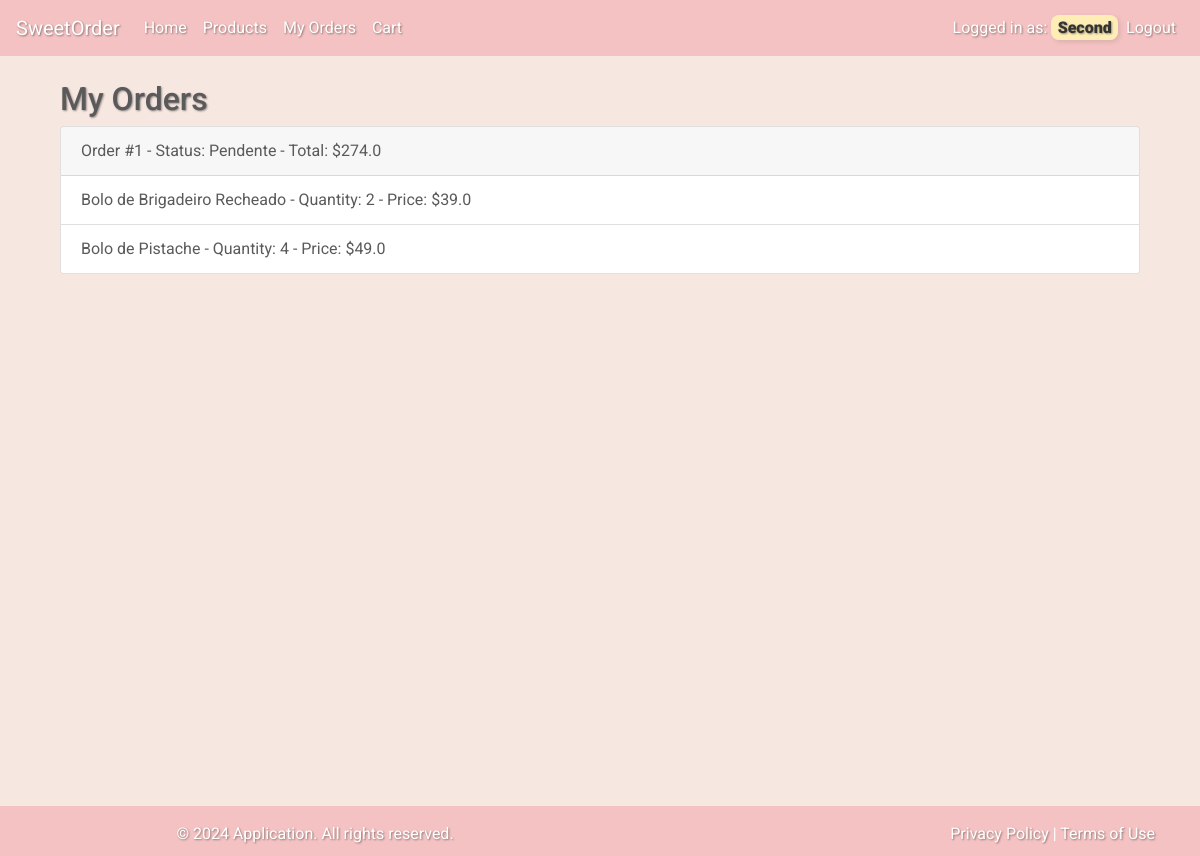
The app's page /my_orders (signed in), older data.
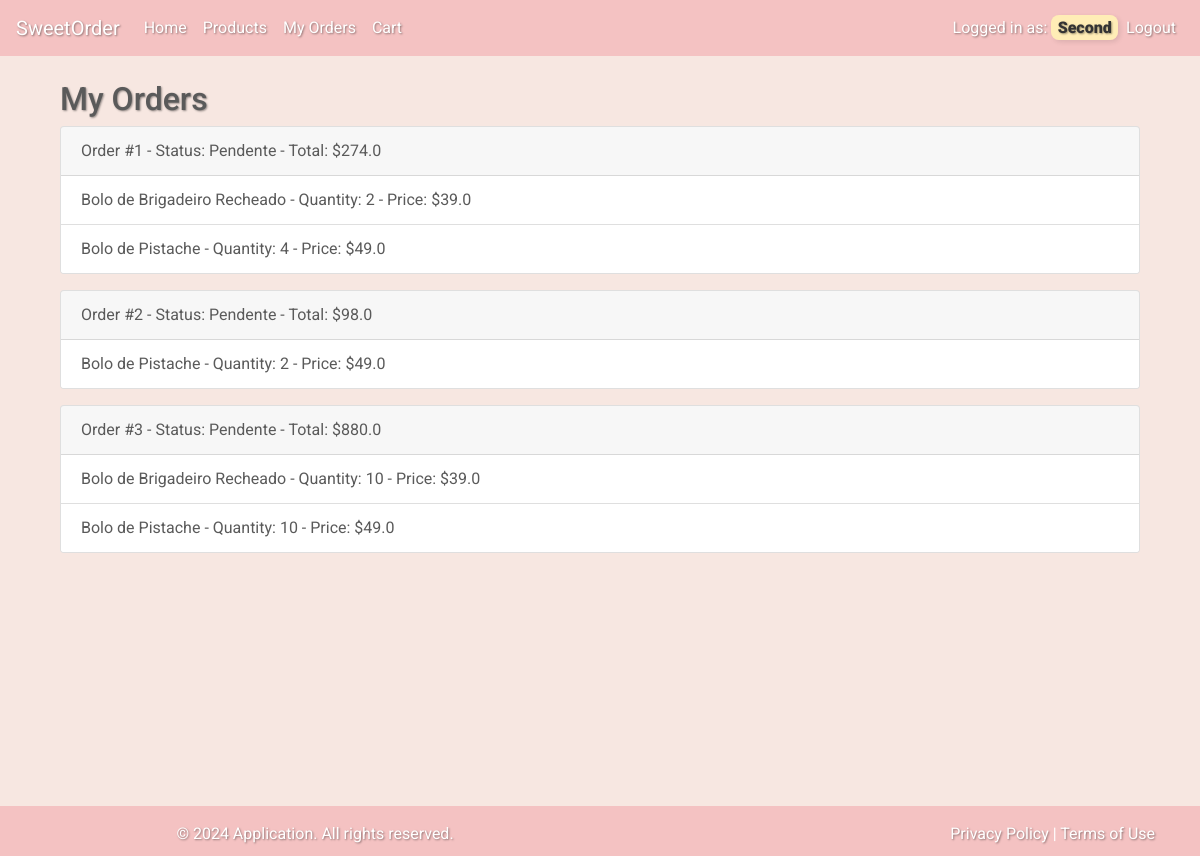
The same page, newer data.
### app/models.py (models this page shows)
class User(db.Model, UserMixin):
    id = db.Column(db.Integer, primary_key=True)
    first_name = db.Column(db.String(150))
    last_name = db.Column(db.String(150))
    cpf = db.Column(db.String(12))
    email = db.Column(db.String(150), unique=True)
    password = db.Column(db.String(150))
    birth_date = db.Column(db.String(20))
    adress = db.Column(db.String(250))
    phone = db.Column(db.String(12))
    admin = db.Column(db.Boolean, default=False)

class Order(db.Model):
    id = db.Column(db.Integer, primary_key=True)
    user_id = db.Column(db.Integer, db.ForeignKey('user.id'), nullable=False)
    status = db.Column(db.String(20), nullable=False, default='Pending')
    items = db.relationship('OrderItem', backref='order', lazy=True)
    total = db.Column(db.Float, nullable=False)

class OrderItem(db.Model):
    id = db.Column(db.Integer, primary_key=True)
    order_id = db.Column(db.Integer, db.ForeignKey('order.id'), nullable=False)
    product_id = db.Column(db.Integer, db.ForeignKey('product.id'), nullable=False)
    quantity = db.Column(db.Integer, nullable=False)
    product = db.relationship('Product')

class Product(db.Model):
    id = db.Column(db.Integer, primary_key=True)
    name = db.Column(db.String(100), nullable=False)
    description = db.Column(db.String(200), nullable=False)
    price = db.Column(db.Float, nullable=False)
    image = db.Column(db.String(5000), nullable=False)

### app/auth.py (the view)
@auth.route('/my_orders')
@login_required
def my_orders():
    orders = Order.query.filter_by(user_id=current_user.id).all()
    return render_template('my_orders.html', orders=orders)

### app/__init__.py (called while the page is built)
def create_app():
    app = Flask(__name__)
    app.config['SECRET_KEY'] = 'secretkey'
    app.config['SQLALCHEMY_DATABASE_URI'] = f'sqlite:///{DB_NAME}'
    db.init_app(app)
    from .views import views
    from .auth import auth
    app.register_blueprint(views, url_prefix='/')
    app.register_blueprint(auth, url_prefix='/')
    from .models import User, Product, Order
    create_database(app)
    login_manager = LoginManager()
    login_manager.login_view = 'auth.login'
    login_manager.init_app(app)
    @login_manager.user_loader
    def load_user(id):
        return User.query.get(int(id))
    return app

### app/templates/my_orders.html (shortened to what this page needs)
{% extends "base.html" %}
{% block content %}
<div class="container">
    <h2>My Orders</h2>
    {% for order in orders %}
    <div class="card mb-3">
        <div class="card-header">
            Order #{{ order.id }} - Status: {{ order.status }} - Total: ${{ order.total }}
        </div>
        <ul class="list-group list-group-flush">
            {% for item in order.items %}
            <li class="list-group-item">
                {{ item.product.name }} - Quantity: {{ item.quantity }} - Price: ${{ item.product.price }}
            </li>
            {% endfor %}
        </ul>
    </div>
    {% endfor %}
</div>
{% endblock %}

### app/templates/base.html (shortened to what this page needs)
<!doctype html>
<html lang="en">
    <head>
        <link href="https://stackpath.bootstrapcdn.com/bootstrap/4.5.2/css/bootstrap.min.css" rel="stylesheet">
        <link href="{{ url_for('static', filename='css/custom.css') }}" rel="stylesheet">
    </head>
    <body>
        <nav class="navbar navbar-expand-lg navbar-custom">
            <a class="navbar-brand">SweetOrder</a>
            <div class="collapse navbar-collapse" id="navbarNav">
                <ul class="navbar-nav mr-auto">
                    <li class="nav-item">
                        <a class="nav-link" href="{{ url_for('views.home') }}">Home</a>
                    </li>
                    <li class="nav-item">
                        <a class="nav-link" href="{{ url_for('auth.products') }}">Products</a>
                    </li>
                    {% if not current_user.admin %}
                    <li class="nav-item">
                        <a class="nav-link" href="{{ url_for('auth.my_orders') }}">My Orders</a>
                    </li>
                    <li class="nav-item">
                        <a class="nav-link" href="{{ url_for('auth.cart') }}">Cart</a>
                    </li>
                    {% endif %}
                </ul>
                <ul class="navbar-nav">
                    {% if current_user.is_authenticated %}
                    <li class="nav-item">
                        <span class="navbar-text">
                            <a>Logged in as: <mark><b> {{ current_user.first_name }} </b></mark></a>
                        </span>
                    </li>
                    <li class="nav-item">
                        <a class="nav-link" href="{{ url_for('auth.logout') }}">Logout</a>
                    </li>
                    {% endif %}
                </ul>
            </div>
        </nav>
        <div class="d-flex flex-column min-vh-100">
            <div class="container mt-4 mb-auto">
                {% block content %}{% endblock %}
            </div>
        </div>
        <footer class="footer-custom mt-auto py-3">
            <div class="container">
                <div class="row">
                    <div class="col-md-6">
                        <p>&copy; 2024 Application. All rights reserved.</p>
                    </div>
                    <div class="col-md-6 text-right">
                        <a href="#">Privacy Policy</a> | <a href="#">Terms of Use</a>
                    </div>
                </div>
            </div>
        </footer>
    </body>
</html>

### app/static/css/custom.css (style rules this page uses)
html, body { height: 100%; margin: 0; }
.container { min-height: 100%; display: flex; flex-direction: column; }
.container .row { flex-grow: 1; }
a, h1, h2, h3, h4, h5, h6, p, th, td { text-shadow: 1px 1px 2px rgba(0, 0, 0, 0.4); }
mark { background-color: #ffedb6; color: #333; border-radius: 8px; padding: 0.2em 0.4em; box-shadow: 2px 2px 5px rgba(0, 0, 0, 0.1); font-weight: bold; }
.container { padding-bottom: 50px; }
body { font-family: 'Roboto', sans-serif; background-color: #f7e7e1; color: #5a5a5a; }
.navbar-custom { background-color: #f4c2c2; color: #ffffff; }
.navbar-custom .navbar-brand, .navbar-custom .nav-link, .navbar-custom .navbar-text { color: #ffffff; }
footer { position: relative; bottom: 0; width: 100%; height: 50px; background-color: #f8f9fa; text-align: center; padding: 10px; }
.footer-custom { background-color: #f4c2c2; color: #ffffff; padding: 20px 0; position: fixed; width: 100%; bottom: 0; }
.footer-custom a { color: #ffffff; text-decoration: none; }

Row changes from the older to the newer data that the page shows:
added Order: id "2", status "Pendente", total "98.0"
added OrderItem: product.name "Bolo de Pistache", quantity "2", product.price "49.0"
added Order: id "3", status "Pendente", total "880.0"
added OrderItem: product.name "Bolo de Brigadeiro Recheado", quantity "10", product.price "39.0", shown under "3"
added OrderItem: product.name "Bolo de Pistache", quantity "10", product.price "49.0", shown under "3"
